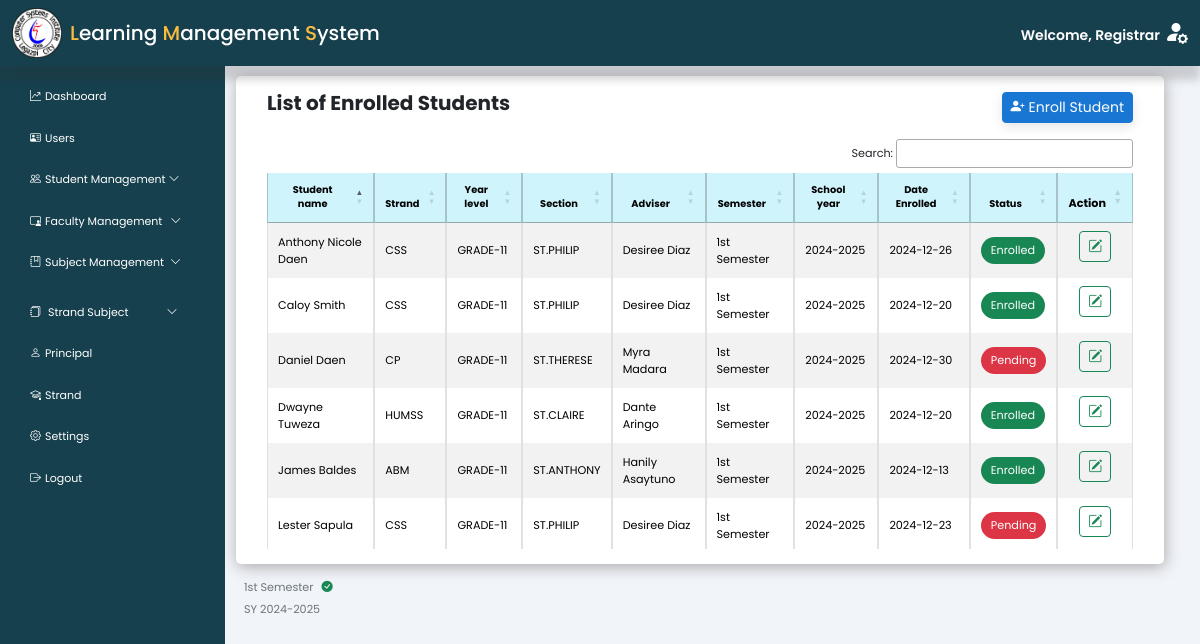
The page /admin/index.php?page=enrolled (signed in) on the database as committed earlier.
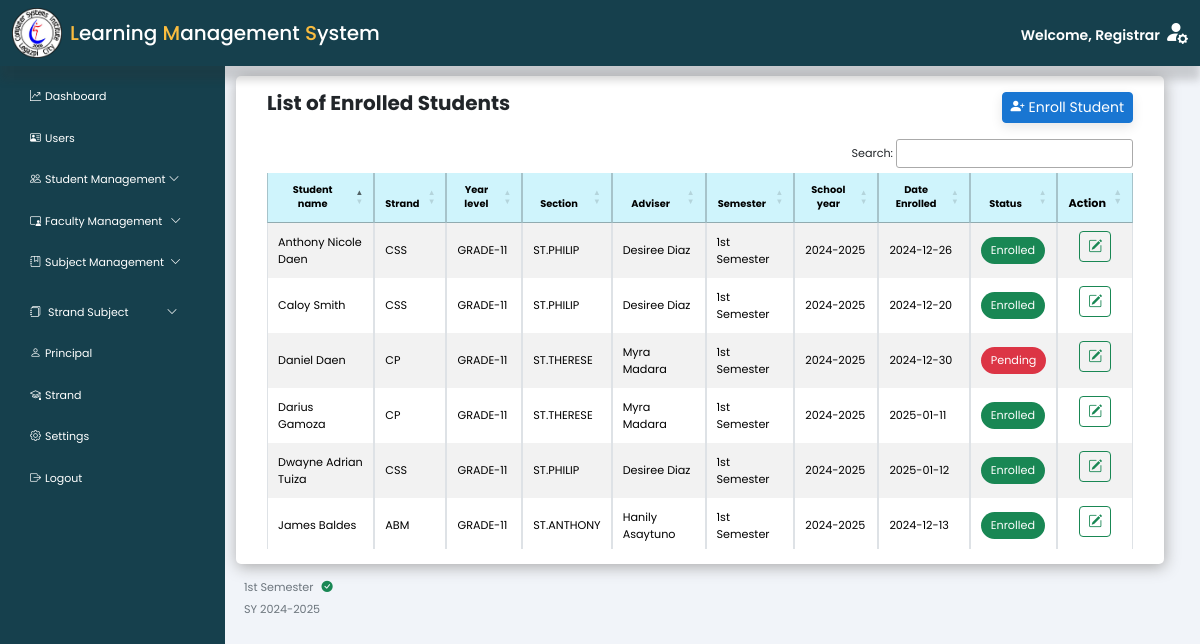
The same page on the database as committed later.
### tables this page shows
CREATE TABLE `enroll` (
  `stu_lrn` varchar(12) NOT NULL COMMENT 'STUDENT LRN',
  `section_code` varchar(50) NOT NULL COMMENT 'SECTION NAME',
  `semester` varchar(50) NOT NULL COMMENT 'set semester',
  `school_year` varchar(30) NOT NULL COMMENT 'set school year',
  `date_enroll` date DEFAULT NULL,
  `enroll_status` varchar(30) NOT NULL,
  `current_school` varchar(70) NOT NULL,
  `school_id` mediumint UNSIGNED DEFAULT NULL,
  `school_address` varchar(100) NOT NULL,
  `school_type` varchar(30) NOT NULL,
  `requirements_submit` varchar(100) DEFAULT NULL
);

CREATE TABLE `strand` (
  `strand_code` varchar(50) NOT NULL,
  `strand_name` varchar(30) DEFAULT NULL,
  `strand_desc` varchar(100) DEFAULT NULL
);

CREATE TABLE `section` (
  `section_code` varchar(50) NOT NULL,
  `strand_code` varchar(50) DEFAULT NULL,
  `grade_lvl` varchar(30) NOT NULL,
  `section_name` varchar(20) NOT NULL,
  `teacher_id` varchar(50) NOT NULL,
  `date_created` date NOT NULL
);

### includes/dbh-inc.php (called while the page is built)
<?php
include "function.php";
$mySQLFunction = new myDataBase(
    "jsftj8ez0cevjz8v.cbetxkdyhwsb.us-east-1.rds.amazonaws.com",
    "dui2ff3pt215060n",
    "y45buvc5ksp80l01",
    "rw73o3ap7n2qe5xr"
);

### includes/function.php (called while the page is built, shortened)
<?php
class myDataBase
{
    private $hostname;
    private $username;
    private $password;
    private $database;
    public $con;
    public function __construct($hostname, $username, $password, $database)
    {
        $this->hostname = $hostname;
        $this->username = $username;
        $this->password = $password;
        $this->database = $database;
    }
    public function connection()
    {
        try {
            if (!$this->con) {
                $this->con = mysqli_connect($this->hostname, $this->username, $this->password, $this->database);
                if ($this->con) {
                    return true;
                } else {
                    return false;
                }
            } else {
                return true;
            }
        } catch (mysqli_sql_exception $e) {
            echo $e;
        }
    }
    public function disconnect()
    {
        if ($this->con) {
            if (mysqli_close($this->con)) {
                $this->con = false;
                return true;
            } else {
                return false;
            }
        } else {
            return true;
        }
    }
    public function checkSemStatus($table)
    {
        $semesters = [];
        $sql = "SELECT `semester_name`
                FROM `$table`
                WHERE `status` = 'Active'";
        $result = $this->con->query($sql);
        if ($result && $result->num_rows > 0) {
            while ($row = $result->fetch_assoc()) {
                $semesters[] = $row['semester_name'];
            }
            return $semesters;
        } else {
            return [];
        }
    }
    public function getEnroll($row = null, $value = null)
    {
        $activeSemesters = $this->checkSemStatus('semester');
        $activeSemesterCondition = "enroll.semester IN ('" . implode("','", $activeSemesters) . "')";
        if ($row != null && $value != null) {
            $sql = "SELECT
             `enroll`.`stu_lrn`,
             `student`.`stu_address`,
             `student`.`stu_contact`,
             `student`.`stu_gender`,
             `student`.`stu_email`,
             `student`.`stu_pob`,
             `student`.`stu_dob`,
             `student`.`father_name`,
             `student`.`mother_name`,
             `student`.`parent_contact`,
             CONCAT(`student`.`stu_fname`, ' ', `student`.`stu_lname`) AS student,
             `enroll`.`section_code`,
             `section`.`section_code`,
             `section`.`strand_code`,
             `strand`.`strand_name`,
             `strand`.`strand_desc`,   -- Fetching the strand_name from the strand table
             `section`.`section_name`,
             `section`.`grade_lvl`,
             `section`.`teacher_id`,
             CONCAT(`teacher`.`teacher_fname`, ' ', `teacher`.`teacher_lname`) AS adviser,
             `enroll`.`semester` AS enroll_semester,
             `enroll`.`school_year` AS sy,
             `enroll`.`date_enroll`,
             `enroll`.`enroll_status`,
             `enroll`.`current_school`,
             `enroll`.`school_id`,
             `enroll`.`school_address`,
             `enroll`.`school_type`,
             `enroll`.`requirements_submit`
         FROM `enroll`
         INNER JOIN `student` ON `enroll`.`stu_lrn` = `student`.`stu_lrn`
         INNER JOIN `section` ON `enroll`.`section_code` = `section`.`section_code`
         INNER JOIN `strand` ON `section`.`strand_code` = `strand`.`strand_code`  -- Joining the strand table
         INNER JOIN `teacher` ON `section`.`teacher_id` = `teacher`.`teacher_id` -- Joining the teacher table
         WHERE `enroll`.`$row` = '$value' AND $activeSemesterCondition";
            $stored = ($this->con->query($sql))->fetch_assoc();
            return $stored;
        } else {
            $sql = "SELECT
             `enroll`.`stu_lrn`,
             `student`.`stu_address`,
             `student`.`stu_contact`,
             `student`.`stu_gender`,
             `student`.`stu_email`,
             `student`.`stu_pob`,
             `student`.`stu_dob`,
             `student`.`father_name`,
             `student`.`mother_name`,
             `student`.`parent_contact`,
             CONCAT(`student`.`stu_fname`, ' ', `student`.`stu_lname`) AS student,
             `section`.`strand_code`,
             `strand`.`strand_name`,
             `strand`.`strand_desc`,  -- Fetching the strand_name from the strand table
             `section`.`section_name`,
             `section`.`grade_lvl`,
             `section`.`teacher_id`,
             CONCAT(`teacher`.`teacher_fname`, ' ', `teacher`.`teacher_lname`) AS adviser,
             `enroll`.`semester` AS enroll_semester,
             `enroll`.`school_year` AS sy,
             `enroll`.`date_enroll`,
             `enroll`.`enroll_status`,
             `enroll`.`current_school`,
             `enroll`.`school_id`,
             `enroll`.`school_address`,
             `enroll`.`school_type`,
             `enroll`.`requirements_submit`
         FROM `enroll`
         INNER JOIN `student` ON `enroll`.`stu_lrn` = `student`.`stu_lrn`
         INNER JOIN `section` ON `enroll`.`section_code` = `section`.`section_code`
         INNER JOIN `strand` ON `section`.`strand_code` = `strand`.`strand_code`  -- Joining the strand table
         INNER JOIN `teacher` ON `section`.`teacher_id` = `teacher`.`teacher_id` -- Joining the teacher table
         WHERE $activeSemesterCondition -- Add semester condition
         ORDER BY `student`.`stu_fname`";
            $stored = ($this->con->query($sql))->fetch_all(MYSQLI_ASSOC);
            return $stored;
        }
    }
}

### admin/enrolled.php (the view, shortened to what the rows shown need)
<?php
include "../includes/dbh-inc.php";
?>
<main class="col-md-9 ms-sm-auto col-lg-10 px-md-4 mt-5 pt-1">
    <div class="container">
        <div class="row">
            <div class="col-12">
                <div class="data-table">
                    <div class="table-responsive small ms-3 me-3">
                        <table id="enrollTable" class="table table-bordered table-striped table-sm align-middle">
                            <thead class="table-info">
                                <tr>
                                    <th scope="col" class="small text-center">Student name</th>
                                    <th scope="col" class="small text-center">Strand</th>
                                    <th scope="col" class="small text-center">Year level</th>
                                    <th scope="col" class="small text-center">Section</th>
                                    <th scope="col" class="small text-center">Adviser</th>
                                    <th scope="col" class="small text-center">Semester</th>
                                    <th scope="col" class="small text-center">School year</th>
                                    <th scope="col" class="small text-center">Date Enrolled</th>
                                    <th scope="col" class="small text-center">Status</th>
                                    <th scope="col" class="text-center">Action</th>
                                </tr>
                            </thead>
                            <tbody>
                                <?php
                                $mySQLFunction->connection();
                                $result = $mySQLFunction->getEnroll();
                                if (!empty($result)) {
                                    foreach ($result as $row) {
                                        $statusStyle = $row["enroll_status"] !== "Enrolled"
                                            ? 'background-color:  #dc3545; color: white; padding: 5px 10px; border-radius: 15px; display: inline-block;'
                                            : 'background-color: #198754; color: white; padding: 5px 10px; border-radius: 15px; display: inline-block;';
                                        echo '<tr>';
                                        echo '<td>' . ucwords(strtolower($row["student"])) . '</td>';
                                        echo '<td>' . $row["strand_name"] . '</td>';
                                        echo '<td>' . $row["grade_lvl"] . '</td>';
                                        echo '<td>' . $row["section_name"] . '</td>';
                                        echo '<td>' . ucwords(strtolower($row["adviser"])) . '</td>';
                                        echo '<td>' . $row["enroll_semester"] . '</td>';
                                        echo '<td>' . $row["sy"] . '</td>';
                                        echo '<td>' . $row["date_enroll"] . '</td>';
                                        echo '<td><span style="' . $statusStyle . '">' . ucwords(strtolower($row["enroll_status"])) . '</span></td>';
                                        echo '
                                        <td class="d-flex justify-content-center pt-2 pb-3 ">
                                            <button class="btn btn-sm btn-outline-success" data-bs-toggle="modal" data-bs-target="#edit_enrolled' . urlencode($row['stu_lrn']) . '">
                                                <i class="bi bi-pencil-square"></i>
                                            </button>
                                        </td>
                                            ';
                                        echo '</tr>';
                                    }
                                }
                                echo '</tbody>';
                                echo '</table>';
                                ?>
                    </div>
                </div>
            </div>
        </div>
    </div>
</main>

Rows that differ between the two databases and show on the page:
removed enroll: student "Dwayne Tuweza", strand.strand_name "HUMSS", section_code.grade_lvl "GRADE-11", section_code.section_name "ST.CLAIRE", adviser "Dante Aringo", semester "1st Semester", school_year "2024-2025", date_enroll "2024-12-20", enroll_status "Enrolled"
no longer on this page (row unchanged): enroll: student "Lester Sapula", strand.strand_name "CSS", section_code.grade_lvl "GRADE-11", section_code.section_name "ST.PHILIP", adviser "Desiree Diaz", semester "1st Semester", school_year "2024-2025", date_enroll "2024-12-23", enroll_status "Pending"
added enroll: student "Darius Gamoza", strand.strand_name "CP", section_code.grade_lvl "GRADE-11", section_code.section_name "ST.THERESE", adviser "Myra Madara", semester "1st Semester", school_year "2024-2025", date_enroll "2025-01-11", enroll_status "Enrolled"
added enroll: student "Dwayne Adrian Tuiza", strand.strand_name "CSS", section_code.grade_lvl "GRADE-11", section_code.section_name "ST.PHILIP", adviser "Desiree Diaz", semester "1st Semester", school_year "2024-2025", date_enroll "2025-01-12", enroll_status "Enrolled"
